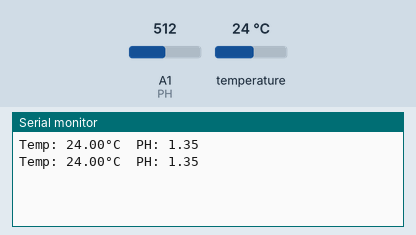
A sketch run on a simulated Arduino Uno, built with avr-gcc and run on an emulated ATmega328P. Parts: the last lines printed to the serial monitor. The inputs (shaded band) are chosen by the test bench; at power-on: temperature 24 °C, A1 (PH) = 512.

Above: at 2.8 s.
2.9 s: temperature set to 12 °C
At 4.2 s:
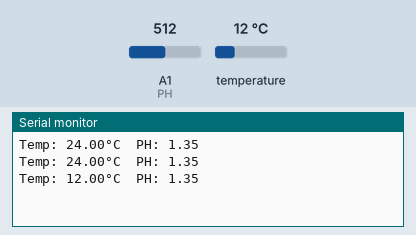
4.4 s: A1 (PH) set to 716
At 5.6 s:
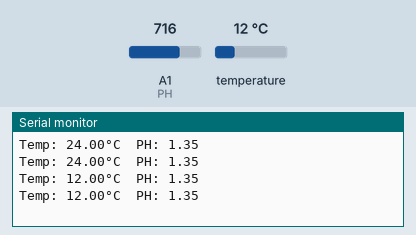
5.9 s: temperature set to 19 °C
At 5.9 s:
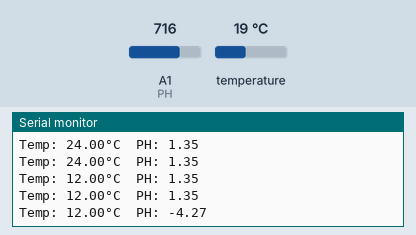
7.4 s: A1 (PH) set to 900
At 8.6 s:
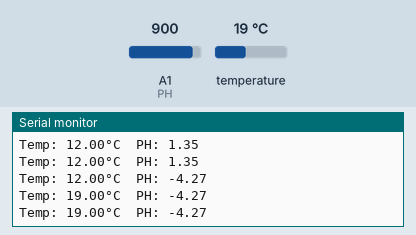
Timing chart, 0 to 9.9 s (numbered marks = the images above; inputs shaded):
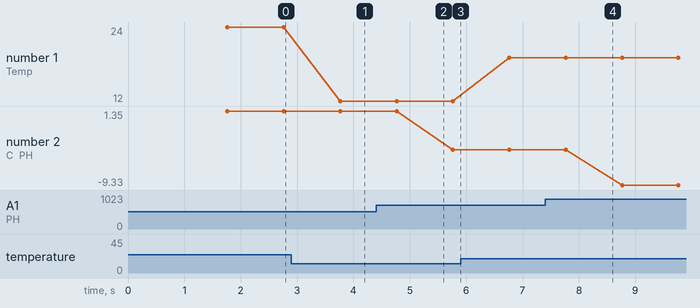

The sketch:

Unit_2_PH_Sensor.ino
```cpp
//=============================== PH ASSIGNING
#include <DFRobot_PH.h>
#include <EEPROM.h>

int PH = A1;

DFRobot_PH ph;

//=============================== TMP ASSIGNING
#include <DallasTemperature.h>
#include <OneWire.h>

int TMP = 14;

OneWire oneWire(TMP);
DallasTemperature tmp(&oneWire);

//=============================== VARIABLES
float acidity, temperature, voltage;

long prevMillis;

void setup()
{
  Serial.begin(9600);

  ph.begin();
  tmp.begin();
}

void loop()
{
  unsigned long currentMillis = millis();

  if(currentMillis - prevMillis >= 1000)
  {
    prevMillis = currentMillis;

    voltage = analogRead(PH) / 1023.0 * 5000;
    temperature = getTemperature();
    acidity = ph.readPH(voltage, temperature);

    Serial.print("Temp: ");
    Serial.print(temperature);
    Serial.print("°C");

    Serial.print("\t");

    Serial.print("PH: ");
    Serial.print(acidity);
    Serial.println();
  }

  ph.calibration(voltage, temperature);
}
```

getTemperature.ino
```cpp
float getTemperature()
{
  float temperature;

  tmp.requestTemperatures();
  temperature = tmp.getTempCByIndex(0);

  return temperature;
}
```

Measured:
- after the input at 2.9 s, the serial monitor: prints a new line after 0.86 s (image 1)
- plotted number 1: 24 → 12 after the input at 2.9 s, 12 → 19 after the input at 5.9 s
- plotted number 2: 1.35 → -4.27 after the input at 4.4 s, -4.27 → -9.33 after the input at 7.4 s
